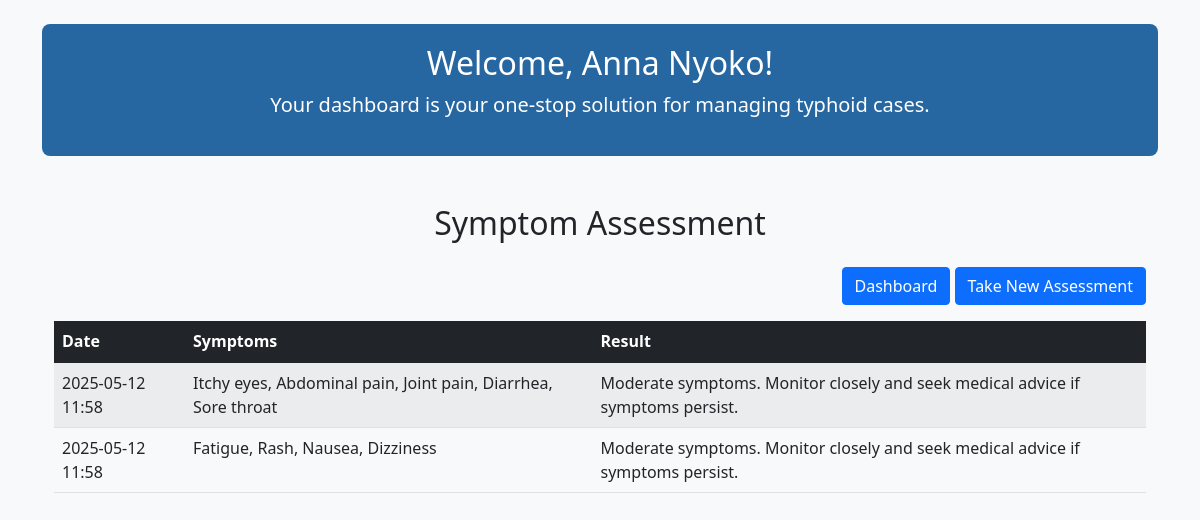
/symptom-assessment (signed in), run on an earlier commit of the app's database.
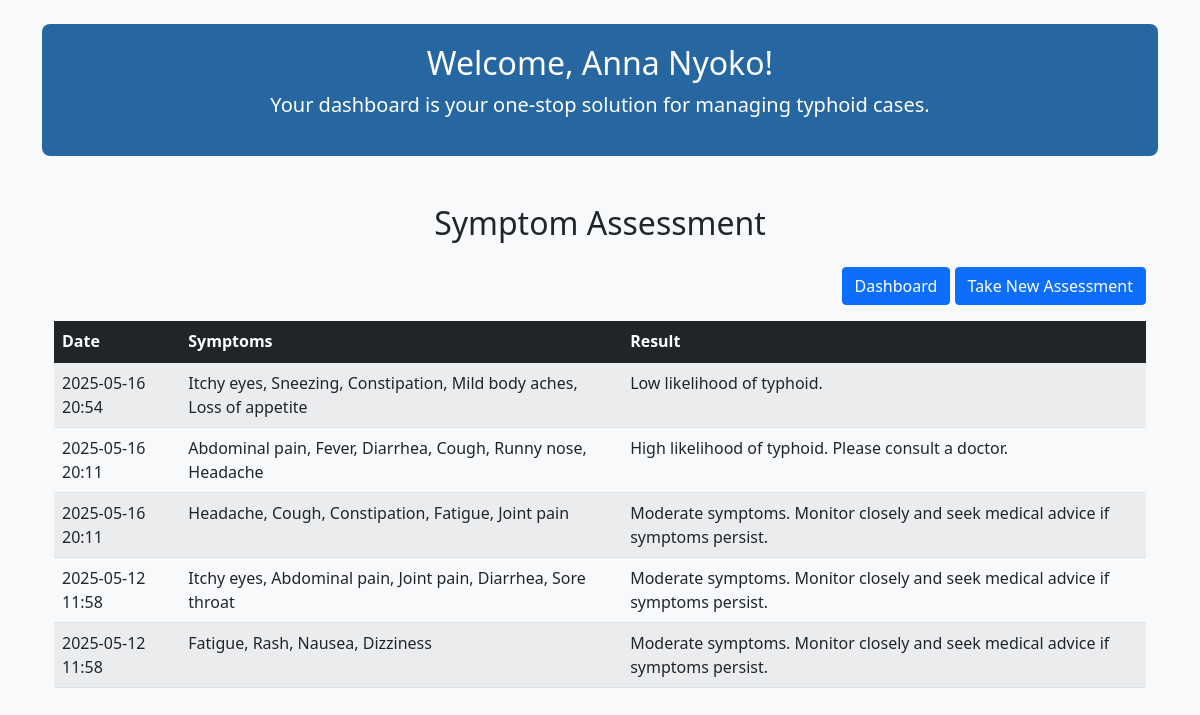
And on a later commit of the database.
### app.py (models this page shows)
class SymptomAssessment(db.Model):
    id = db.Column(db.Integer, primary_key=True)
    user_id = db.Column(db.Integer, db.ForeignKey('user.id'), nullable=False)
    date = db.Column(db.DateTime, default=db.func.now())
    symptoms = db.Column(db.Text, nullable=False)
    result = db.Column(db.String(200), nullable=False)
    user = db.relationship('User', backref=db.backref('assessments', lazy=True))

### app.py (the view)
@app.route('/symptom-assessment')
@login_required
def symptom_assessment():
    assessments = SymptomAssessment.query.filter_by(user_id=current_user.id).order_by(SymptomAssessment.date.desc()).all()
    return render_template('user_assessment.html', assessments=assessments, user=current_user)

### app.py (called while the page is built)
@login_manager.user_loader
def load_user(user_id):
    user_type = session.get('user_type')
    if user_type == 'user':
        return User.query.get(int(user_id))
    elif user_type == 'doctor':
        return Doctor.query.get(int(user_id))
    return None

### templates/user_assessment.html (shortened to what this page needs)
<!DOCTYPE html>
<html lang="en">
<head>
    <link href="https://cdn.jsdelivr.net/npm/bootstrap@5.1.3/dist/css/bootstrap.min.css" rel="stylesheet">
    <link rel="stylesheet" href="{{ url_for('static', filename='css/dashboard.css') }}">
</head>
<body>
    <div class="container mt-4">
        <div class="dashboard-header text-center">
            <h2>Welcome, {{ user.name }}!</h2>
            <p class="lead">Your dashboard is your one-stop solution for  managing typhoid cases.</p>
        </div>
<div class="container mt-5">
    <h2 class="text-center mb-4">Symptom Assessment</h2>
    <div class="text-end mb-3">
        <a href="{{ url_for('user_dashboard') }}" class="btn btn-primary">Dashboard</a>
        <a href="{{ url_for('new_assessment') }}" class="btn btn-primary">Take New Assessment</a>
    </div>
    {% if assessments %}
        <table class="table table-striped">
            <thead class="table-dark">
                <tr>
                    <th>Date</th>
                    <th>Symptoms</th>
                    <th>Result</th>
                </tr>
            </thead>
            <tbody>
                {% for assessment in assessments %}
                    <tr>
                        <td>{{ assessment.date.strftime('%Y-%m-%d %H:%M') }}</td>
                        <td>{{ assessment.symptoms }}</td>
                        <td>{{ assessment.result }}</td>
                    </tr>
                {% endfor %}
            </tbody>
        </table>
    {% else %}
        <p class="text-muted">You have not taken any assessments yet.</p>
    {% endif %}
</div>
</body>
</html>

What changed in the data, as far as the page shows it:
added SymptomAssessment: date "2025-05-16 20:54", symptoms "Itchy eyes, Sneezing, Constipation, Mild body aches, Loss of appetite", result "Low likelihood of typhoid."
added SymptomAssessment: date "2025-05-16 20:11", symptoms "Abdominal pain, Fever, Diarrhea, Cough, Runny nose, Headache", result "High likelihood of typhoid. Please consult a doctor."
added SymptomAssessment: date "2025-05-16 20:11", symptoms "Headache, Cough, Constipation, Fatigue, Joint pain", result "Moderate symptoms. Monitor closely and seek medical advice if symptoms persist."
